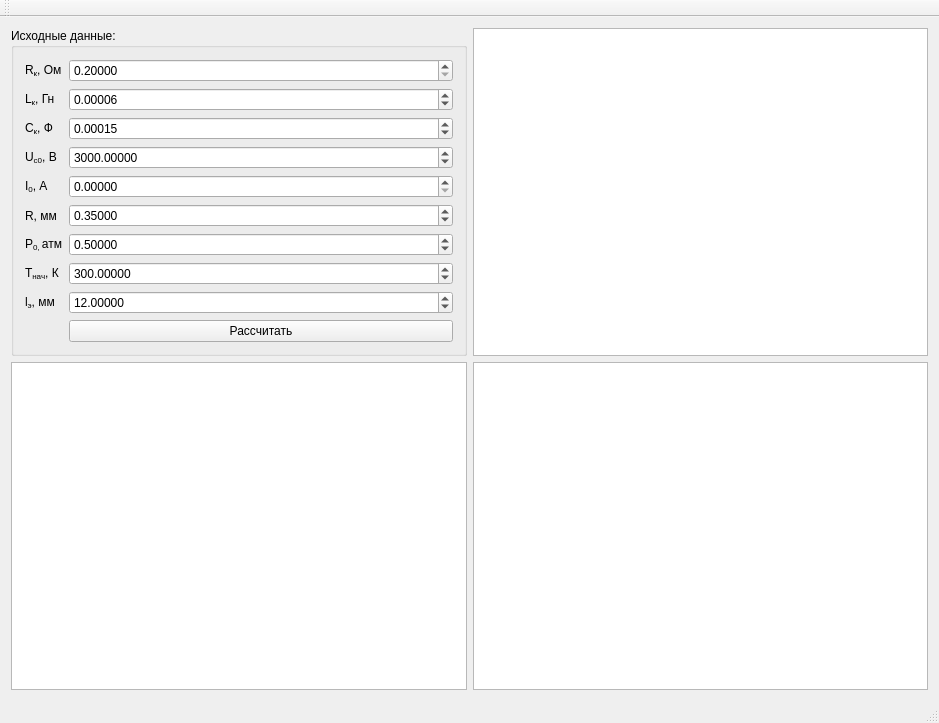
<?xml version="1.0" encoding="UTF-8"?>
<ui version="4.0">
 <class>MainWindow</class>
 <widget class="QMainWindow" name="MainWindow">
  <property name="geometry">
   <rect>
    <x>0</x>
    <y>0</y>
    <width>939</width>
    <height>723</height>
   </rect>
  </property>
  <property name="windowTitle">
   <string>Лабораторная №2</string>
  </property>
  <widget class="QWidget" name="centralWidget">
   <layout class="QGridLayout" name="gridLayout">
    <item row="0" column="1">
     <widget class="QCustomPlot" name="rGraphicsView"/>
    </item>
    <item row="1" column="1">
     <widget class="QCustomPlot" name="uGraphicsView"/>
    </item>
    <item row="1" column="0">
     <widget class="QCustomPlot" name="iGraphicsView"/>
    </item>
    <item row="0" column="0">
     <widget class="QGroupBox" name="formGroupBox">
      <property name="title">
       <string>Исходные данные:</string>
      </property>
      <layout class="QFormLayout" name="formLayout">
       <item row="1" column="0">
        <widget class="QLabel" name="rkLabel">
         <property name="text">
          <string>&lt;html&gt;&lt;head/&gt;&lt;body&gt;&lt;p&gt;R&lt;span style=&quot; vertical-align:sub;&quot;&gt;к&lt;/span&gt;, Ом&lt;/p&gt;&lt;/body&gt;&lt;/html&gt;</string>
         </property>
        </widget>
       </item>
       <item row="1" column="1">
        <widget class="QDoubleSpinBox" name="rkDoubleSpinBox">
         <property name="decimals">
          <number>5</number>
         </property>
         <property name="minimum">
          <double>0.200000000000000</double>
         </property>
         <property name="maximum">
          <double>1000.990000000000009</double>
         </property>
        </widget>
       </item>
       <item row="2" column="0">
        <widget class="QLabel" name="lkLabel">
         <property name="text">
          <string>&lt;html&gt;&lt;head/&gt;&lt;body&gt;&lt;p&gt;L&lt;span style=&quot; vertical-align:sub;&quot;&gt;к&lt;/span&gt;, Гн&lt;/p&gt;&lt;/body&gt;&lt;/html&gt;</string>
         </property>
        </widget>
       </item>
       <item row="2" column="1">
        <widget class="QDoubleSpinBox" name="lkDoubleSpinBox">
         <property name="decimals">
          <number>5</number>
         </property>
         <property name="value">
          <double>0.000060000000000</double>
         </property>
        </widget>
       </item>
       <item row="3" column="0">
        <widget class="QLabel" name="ckLabel">
         <property name="text">
          <string>&lt;html&gt;&lt;head/&gt;&lt;body&gt;&lt;p&gt;C&lt;span style=&quot; vertical-align:sub;&quot;&gt;к&lt;/span&gt;, Ф&lt;/p&gt;&lt;/body&gt;&lt;/html&gt;</string>
         </property>
        </widget>
       </item>
       <item row="3" column="1">
        <widget class="QDoubleSpinBox" name="ckDoubleSpinBox">
         <property name="toolTipDuration">
          <number>-1</number>
         </property>
         <property name="decimals">
          <number>5</number>
         </property>
         <property name="value">
          <double>0.000150000000000</double>
         </property>
        </widget>
       </item>
       <item row="4" column="0">
        <widget class="QLabel" name="uc0Label">
         <property name="text">
          <string>&lt;html&gt;&lt;head/&gt;&lt;body&gt;&lt;p&gt;U&lt;span style=&quot; vertical-align:sub;&quot;&gt;с0&lt;/span&gt;, В&lt;/p&gt;&lt;/body&gt;&lt;/html&gt;</string>
         </property>
        </widget>
       </item>
       <item row="4" column="1">
        <widget class="QDoubleSpinBox" name="uc0DoubleSpinBox">
         <property name="toolTipDuration">
          <number>-1</number>
         </property>
         <property name="decimals">
          <number>5</number>
         </property>
         <property name="maximum">
          <double>5000.000000000000000</double>
         </property>
         <property name="value">
          <double>3000.000000000000000</double>
         </property>
        </widget>
       </item>
       <item row="5" column="0">
        <widget class="QLabel" name="i0Label">
         <property name="text">
          <string>&lt;html&gt;&lt;head/&gt;&lt;body&gt;&lt;p&gt;I&lt;span style=&quot; vertical-align:sub;&quot;&gt;0&lt;/span&gt;, А&lt;/p&gt;&lt;/body&gt;&lt;/html&gt;</string>
         </property>
        </widget>
       </item>
       <item row="5" column="1">
        <widget class="QDoubleSpinBox" name="i0DoubleSpinBox">
         <property name="decimals">
          <number>5</number>
         </property>
         <property name="value">
          <double>0.000000000000000</double>
         </property>
        </widget>
       </item>
       <item row="6" column="0">
        <widget class="QLabel" name="rLabel">
         <property name="text">
          <string>R, мм</string>
         </property>
        </widget>
       </item>
       <item row="6" column="1">
        <widget class="QDoubleSpinBox" name="rDoubleSpinBox">
         <property name="decimals">
          <number>5</number>
         </property>
         <property name="value">
          <double>0.350000000000000</double>
         </property>
        </widget>
       </item>
       <item row="7" column="0">
        <widget class="QLabel" name="p0Label">
         <property name="text">
          <string>&lt;html&gt;&lt;head/&gt;&lt;body&gt;&lt;p&gt;P&lt;span style=&quot; vertical-align:sub;&quot;&gt;0, &lt;/span&gt; атм&lt;/p&gt;&lt;/body&gt;&lt;/html&gt;</string>
         </property>
        </widget>
       </item>
       <item row="7" column="1">
        <widget class="QDoubleSpinBox" name="p0DoubleSpinBox">
         <property name="decimals">
          <number>5</number>
         </property>
         <property name="value">
          <double>0.500000000000000</double>
         </property>
        </widget>
       </item>
       <item row="8" column="0">
        <widget class="QLabel" name="tLabel">
         <property name="text">
          <string>&lt;html&gt;&lt;head/&gt;&lt;body&gt;&lt;p&gt;T&lt;span style=&quot; vertical-align:sub;&quot;&gt;нач&lt;/span&gt;, К&lt;/p&gt;&lt;/body&gt;&lt;/html&gt;</string>
         </property>
        </widget>
       </item>
       <item row="8" column="1">
        <widget class="QDoubleSpinBox" name="tDoubleSpinBox">
         <property name="decimals">
          <number>5</number>
         </property>
         <property name="maximum">
          <double>5000.000000000000000</double>
         </property>
         <property name="value">
          <double>300.000000000000000</double>
         </property>
        </widget>
       </item>
       <item row="9" column="0">
        <widget class="QLabel" name="lLabel">
         <property name="text">
          <string>&lt;html&gt;&lt;head/&gt;&lt;body&gt;&lt;p&gt;l&lt;span style=&quot; vertical-align:sub;&quot;&gt;э&lt;/span&gt;, мм&lt;/p&gt;&lt;/body&gt;&lt;/html&gt;</string>
         </property>
        </widget>
       </item>
       <item row="9" column="1">
        <widget class="QDoubleSpinBox" name="lDoubleSpinBox">
         <property name="decimals">
          <number>5</number>
         </property>
         <property name="value">
          <double>12.000000000000000</double>
         </property>
        </widget>
       </item>
       <item row="10" column="1">
        <widget class="QPushButton" name="calculatePushButton">
         <property name="text">
          <string>Рассчитать</string>
         </property>
        </widget>
       </item>
      </layout>
     </widget>
    </item>
   </layout>
  </widget>
  <widget class="QMenuBar" name="menuBar">
   <property name="geometry">
    <rect>
     <x>0</x>
     <y>0</y>
     <width>939</width>
     <height>22</height>
    </rect>
   </property>
  </widget>
  <widget class="QToolBar" name="mainToolBar">
   <attribute name="toolBarArea">
    <enum>TopToolBarArea</enum>
   </attribute>
   <attribute name="toolBarBreak">
    <bool>false</bool>
   </attribute>
  </widget>
  <widget class="QStatusBar" name="statusBar"/>
 </widget>
 <layoutdefault spacing="6" margin="11"/>
 <customwidgets>
  <customwidget>
   <class>QCustomPlot</class>
   <extends>QGraphicsView</extends>
   <header location="global">qcustomplot.h</header>
   <container>1</container>
  </customwidget>
 </customwidgets>
 <resources/>
 <connections/>
</ui>
